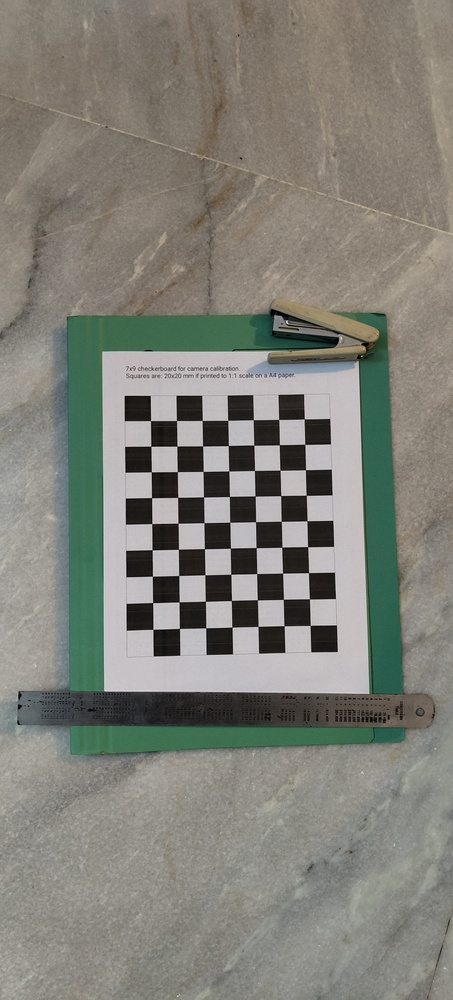
#> input picture Q1/images/1.jpg, 453 x 1000 px, shrunk from 1856 x 4096 before the run; its folder holds only this picture in this run
$ python main.py
#> lines starting #> are read from the running program, lines starting #| are printed output that depends on the picture; after the words box and inside, x2 and y2 are one past the last pixel; in counts of white or black regions, pixels touching at a corner belong together; long printed decimals are rounded
import cv2
import numpy as np
import os
import glob
import csv
from matplotlib import pyplot as plt

# Specify the pattern
CHECKERBOARD = (9, 7) # The pattern has 9 corners per column and 7 corners per row

# Store the world 3D coordinates of corners
objp = np.zeros((1, CHECKERBOARD[0] * CHECKERBOARD[1], 3), np.float32)
objp[0,:,:2] = np.mgrid[0:CHECKERBOARD[0], 0:CHECKERBOARD[1]].T.reshape(-1, 2)

# Get the path to all the images
image_paths = glob.glob('./images/*.jpg')

# Create arrays to store the 3D world coordinate points and the camera coordinate points
objpoints = []
imgpoints = []
images_with_corners = []    # An array to store the images in which OpenCV was able to detect the corners
images = []                 # An array to store the images which are later used for removing the distortion

# Iterate over all the images and store the corner coordinates for them
for fname in image_paths:

    # Read the image
    img = cv2.imread(fname)
#> img is the input picture: shape (1000, 453, 3); mean B, G, R 120.5, 128.9, 129.3

    # Convert to greyscale
    gray = cv2.cvtColor(img, cv2.COLOR_BGR2GRAY)
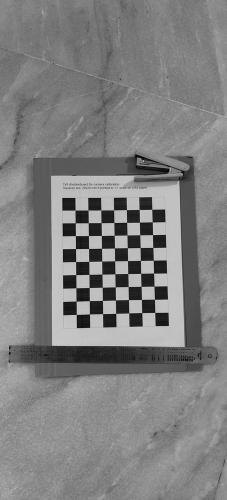
#> gray: shape (1000, 453) (shown at 1/2 size); min 0, max 223, mean 128.1

    # Try to extract out the corners in the image
    ret, corners = cv2.findChessboardCorners(gray, CHECKERBOARD, cv2.CALIB_CB_ADAPTIVE_THRESH + cv2.CALIB_CB_FAST_CHECK + cv2.CALIB_CB_NORMALIZE_IMAGE)
#> ret = True; corners = 63 rows, first 8: [304.2, 418.9], [304.8, 444.3], [305.5, 469.7], [306.3, 495.3], [306.9, 520.8], [307.6, 546.6], [308.6, 572.6], [309.5, 598.9]

    # Check if the code was able to find the corners
    if ret == True:

        # Refine the estimate of corners
        criteria = (cv2.TERM_CRITERIA_EPS + cv2.TERM_CRITERIA_MAX_ITER, 30, 0.001)  # Run for maximum 30 iterations and stop if the changes is less than or equal to 0.001
        corners_refined = cv2.cornerSubPix(gray, corners, (11, 11), (-1,-1), criteria)
#> corners_refined = 63 rows, first 8: [304.3, 418.9], [304.8, 444.3], [305.5, 469.7], [306.2, 495.3], [307, 520.8], [307.6, 546.6], [308.5, 572.6], [309.4, 598.9]

        # Store the refined corners and the world coordinates
        imgpoints.append(corners_refined)
        objpoints.append(objp)
        images_with_corners.append(fname)
        images.append(img)

        # Draw and display the corners
        img = cv2.drawChessboardCorners(img, CHECKERBOARD, corners_refined, ret)
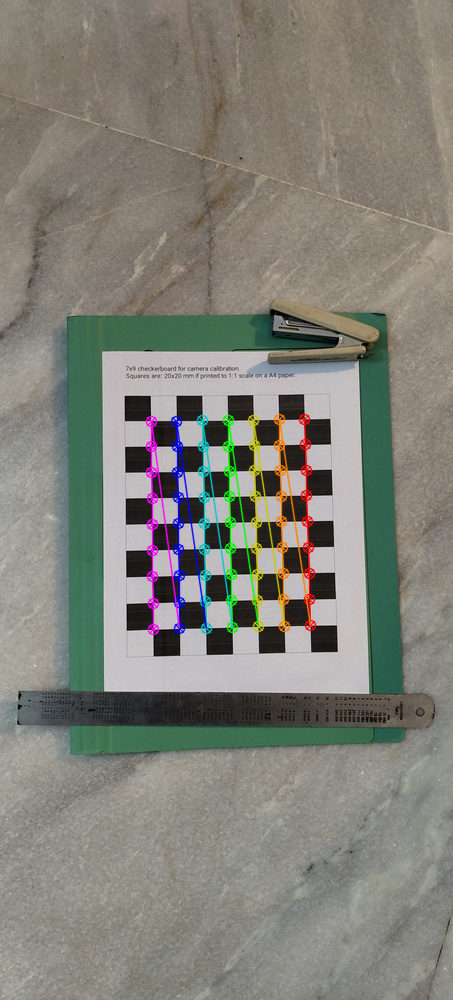
#> img: shape (1000, 453, 3); 2.8% of pixels changed, all inside (x1, y1, x2, y2) = (145, 413, 317, 636)

    # Save the image
    corner_path = fname.replace("images", "corners")
    cv2.imwrite(corner_path, img)

# Perform camera calibration
error, int_mtx, dist, rvecs, tvecs = cv2.calibrateCamera(objpoints, imgpoints, gray.shape[::-1], None, None)
#> error = 0.112; int_mtx = [[798.2, 0, 224.7], [0, 795.5, 468.2], [0, 0, 1]]; dist = [[0.511, -10.59, -0.0101, 0.000685, 109.2]]; rvecs = ([-0.114, 0.0173, 1.55],); tvecs = ([3.11, -1.93, 31.46],)

# Extract the intrinsic parameters out of the intrinsic matrix
fx = int_mtx[0][0]
#> fx = 798.2
fy = int_mtx[1][1]
#> fy = 795.5
skew = int_mtx[0][1]
#> skew = 0
cx = int_mtx[0][2]
#> cx = 224.7
cy = int_mtx[1][2]
#> cy = 468.2

print("Estimated fx and fy focal lengths:", fx, fy)
#| Estimated fx and fy focal lengths: 798.205 795.451
print("Estimated skew (OpenCV does NOT estimate the skew. It assumes it to be zero):", skew)
#| Estimated skew (OpenCV does NOT estimate the skew. It assumes it to be zero): 0.0
print("Estimated optical center coordinates:", cx, cy)
#| Estimated optical center coordinates: 224.711 468.248
print("Estimated error:", error)
#| Estimated error: 0.1119
print("============================================")

print("The extrinsic parameters for all the images:")

# Dump the extrinsic parameters to a CSV file
with open("extrinsics.csv", 'w', newline='') as csvfile:
    fieldnames = ['Image name', 'Rotation angle', 'Rotation axis', 'Translation vector']
    writer = csv.DictWriter(csvfile, fieldnames=fieldnames)
    writer.writeheader()
    for i in range(len(rvecs)):
        image_name = images_with_corners[i]
        translation = tvecs[i]
        rotation = rvecs[i]
        rotation_angle = np.linalg.norm(rotation)
        rotation_axis = rotation / rotation_angle
        print(f"{image_name}: Rotation angle->{rotation_angle} Rotation axis->{rotation_axis.reshape(-1)} Translation->{translation.reshape(-1)}")

        row = {'Image name': image_name,
               'Rotation angle': rotation_angle,
               'Rotation axis': rotation_axis.reshape(-1),
               'Translation vector': translation.reshape(-1),
              }
        writer.writerow(row)
#> this loop made 1 pass
#> (image_name, translation, rotation, rotation_angle, rotation_axis) on pass 1: ('./images/1.jpg', [3.11, -1.93, 31.46], [-0.114, 0.0173, 1.55], 1.56, [-0.0732, 0.0111, 0.997])
#> (printed output is left out)
print("============================================")

print("Estimated Distortion coefficients:", dist.reshape(-1))
#| Estimated Distortion coefficients: [ 5.11457145e-01 -1.05909878e+01 -1.01012451e-02  6.85063568e-04
#|   1.09243865e+02]

for fname in images_with_corners:
    # Read the image
    img = cv2.imread(fname)
    h, w = img.shape[:2]
    # Refine the camera matrix
    newcameramtx, _ = cv2.getOptimalNewCameraMatrix(int_mtx, dist, (w,h), 0, (w,h))
#> newcameramtx = [[11093.2, 0, 226.3], [0, 8101.3, 609.2], [0, 0, 1]]

    # Undistort and save the image
    dst = cv2.undistort(img, int_mtx, dist, None, newcameramtx)
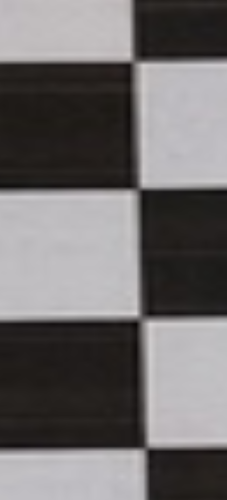
#> dst: shape (1000, 453, 3) (shown at 1/2 size); mean B, G, R 108.3, 108, 111.1
    output_image_name = fname.replace("images", "undistorted")
    cv2.imwrite(output_image_name, dst)
print("============================================")

reproj_errors = []  # An array to hold the reprojection error values
image_names = []    # An array to hold the names of the images for which the reprojection error is computed
reproj_corners = [] # An array to hold the reprojected image coordinates

# Compute the errors
for i in range(len(objpoints)):
    projected_points, _ = cv2.projectPoints(objpoints[i], rvecs[i], tvecs[i], int_mtx, dist)
    error = cv2.norm(imgpoints[i], projected_points, cv2.NORM_L2) / len(projected_points)
    reproj_corners.append(projected_points)
    reproj_errors.append(error)
    image_names.append(images_with_corners[i].split('/')[-1].split('.')[0])
#> this loop made 1 pass
#> error on pass 1: 0.0141
#> after the loop, image_names = ['1']; reproj_corners = 1 item; reproj_errors = [0.0141]
reproj_errors = np.array(reproj_errors)

# Find and print the mean and the standard deviation
mean_error = np.mean(reproj_errors)
#> mean_error = 0.0141
std_dev_error = np.std(reproj_errors)
#> std_dev_error = 0
print("Mean reprojection error:", mean_error)
#| Mean reprojection error: 0.01409
print("Standard deviation of reprojection error:", std_dev_error)
#| Standard deviation of reprojection error: 0.0

# Create the bar graph for the errors
plt.bar(image_names, reproj_errors)
plt.xlabel("Image names")
plt.ylabel("Re-projection Error")
plt.title("Re-projection error for various images")
plt.gcf().set_figwidth(10)
plt.savefig("error.png")
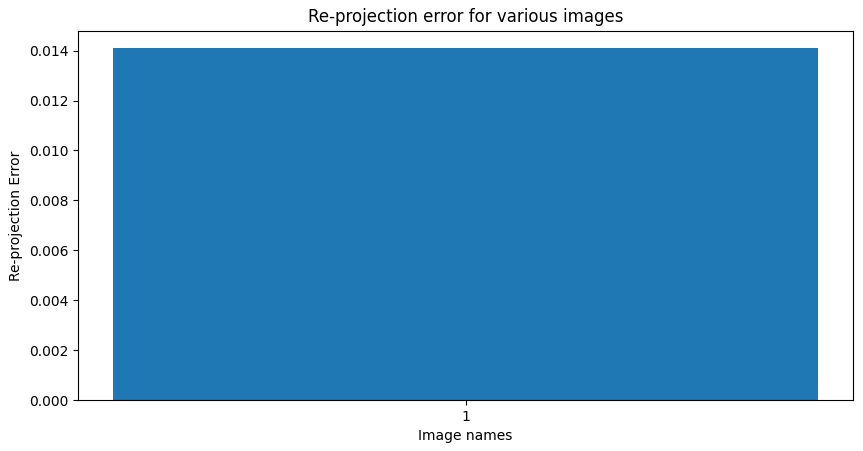
#> figure drawn by matplotlib, 1 panel
print("============================================")

for img, corners, reproj_corners, fname in zip(images, imgpoints, reproj_corners, images_with_corners):
    reproj_name = fname.replace("images", "reproj")
    img = cv2.drawChessboardCorners(img, CHECKERBOARD, corners, True)
    img = cv2.drawChessboardCorners(img, CHECKERBOARD, reproj_corners, True)
    cv2.imwrite(reproj_name, img)
#> this loop made 1 pass
#> (fname, reproj_name) on pass 1: ('./images/1.jpg', './reproj/1.jpg')
#> pass 1, `img = cv2.drawChessboardCorners(img, CHECKERBOARD, reproj_corners, True)`:
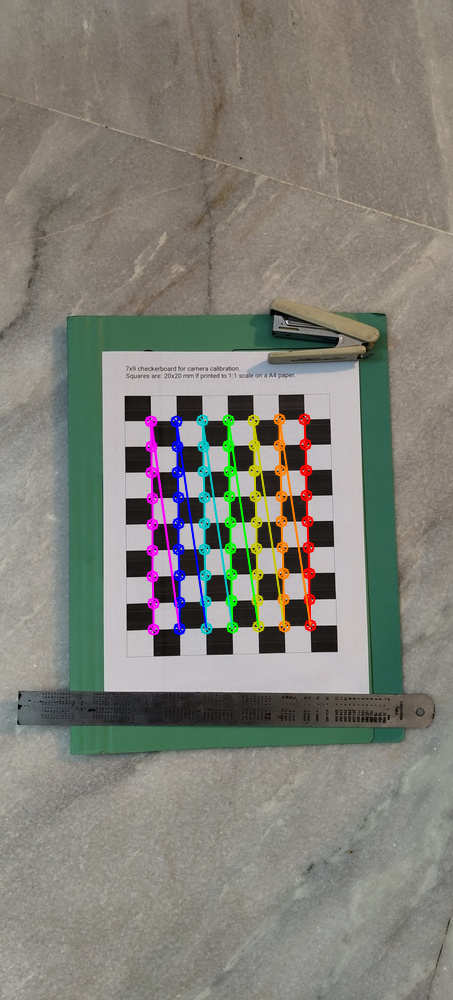
#> img: shape (1000, 453, 3); mean B, G, R 120.5, 129, 129.7

$ run again, on Q1/images/13.jpg
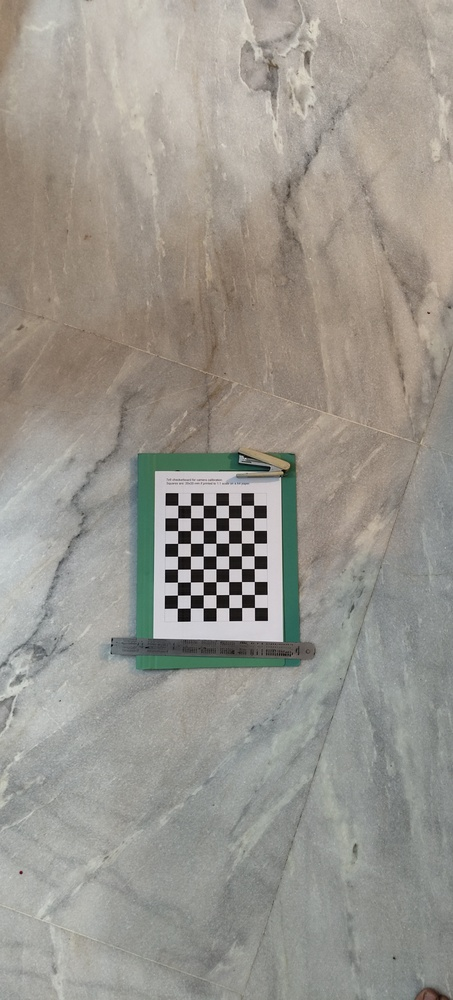
#> input picture Q1/images/13.jpg, 453 x 1000 px, shrunk from 1856 x 4096 before the run
#> img is the input picture: shape (1000, 453, 3); mean B, G, R 142.2, 149.9, 153.5
#> ret = True; corners = 63 rows, first 8: [253.6, 505.2], [253.7, 517.7], [253.8, 530.4], [253.9, 543.2], [254.1, 555.7], [254.2, 568.6], [254.3, 581.5], [254.4, 594.5]
#> corners_refined = 63 rows, first 8: [253.5, 505.2], [253.6, 517.7], [253.6, 530.4], [253.8, 543.2], [254.1, 555.7], [254.2, 568.6], [254.3, 581.5], [254.4, 594.5]
#> `error, int_mtx, dist, rvecs, tvecs = cv2.calibrateCamera(objpoints, im..`: error = 0.703; int_mtx = [[366.7, 0, 218.8], [0, 364.3, 523.2], [0, 0, 1]]; dist = [[1.46, -37.9, 0.00864, -0.00404, 313.9]]; rvecs = ([-0.0521, 0.0144, 1.57],); tvecs = ([2.76, -1.42, 29.5],)
#> fx = 366.7
#> fy = 364.3
#> skew = 0
#> cx = 218.8
#> cy = 523.2
#| Estimated fx and fy focal lengths: 366.687 364.330
#| Estimated skew (OpenCV does NOT estimate the skew. It assumes it to be zero): 0.0
#| Estimated optical center coordinates: 218.806 523.247
#| Estimated error: 0.7028
#> the loop `for i in range(len(rvecs)):` made 1 pass
#> (image_name, translation, rotation, rotation_angle, rotation_axis) on pass 1: ('./images/13.jpg', [2.76, -1.42, 29.5], [-0.0521, 0.0144, 1.57], 1.57, [-0.0332, 0.00919, 0.999])
#> (printed output is left out)
#| Estimated Distortion coefficients: [ 1.46278338e+00 -3.78977538e+01  8.64029035e-03 -4.03994432e-03
#|   3.13932851e+02]
#> newcameramtx = [[1559055.7, 0, 221], [0, 1266383.8, 423.4], [0, 0, 1]]
#> the loop `for i in range(len(objpoints)):` made 1 pass
#> error on pass 1: 0.0885
#> after the loop `for i in range(len(objpoints)):`: image_names = ['13']; reproj_corners = 1 item; reproj_errors = [0.0885]
#> mean_error = 0.0885
#> std_dev_error = 0
#| Mean reprojection error: 0.08855
#| Standard deviation of reprojection error: 0.0
#> `plt.savefig("error.png")`:
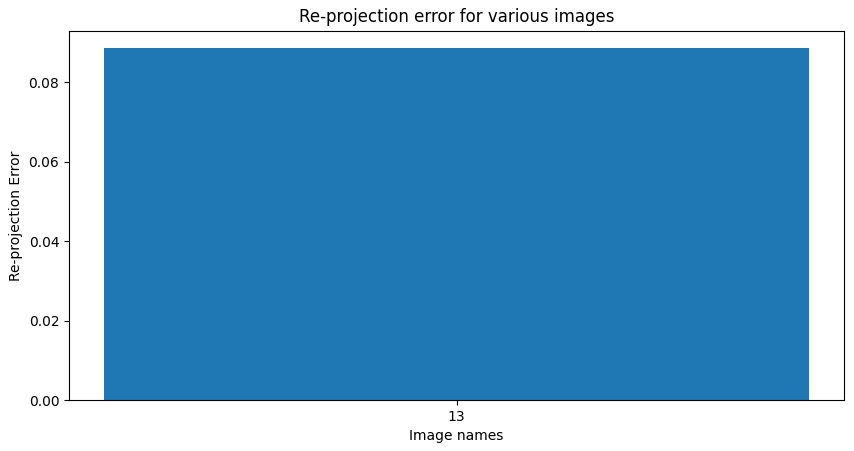
#> figure drawn by matplotlib, 1 panel
#> the loop `for img, corners, reproj_corners, fname in zip(images, imgpoints, repr..` made 1 pass
#> (fname, reproj_name) on pass 1: ('./images/13.jpg', './reproj/13.jpg')
#> pass 1, `img = cv2.drawChessboardCorners(img, CHECKERBOARD, reproj_corners, True)`:
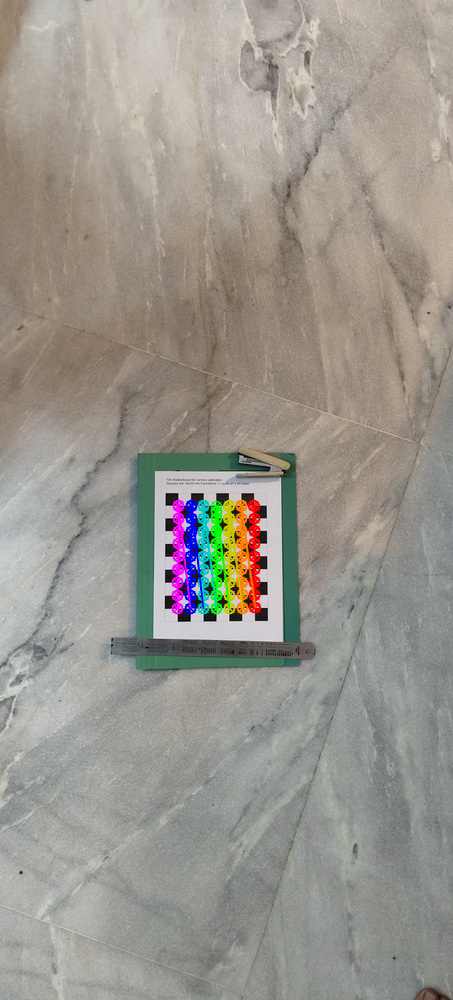
#> img: shape (1000, 453, 3); mean B, G, R 142, 149.9, 153.8

$ run again, on Q1/images/14.jpg
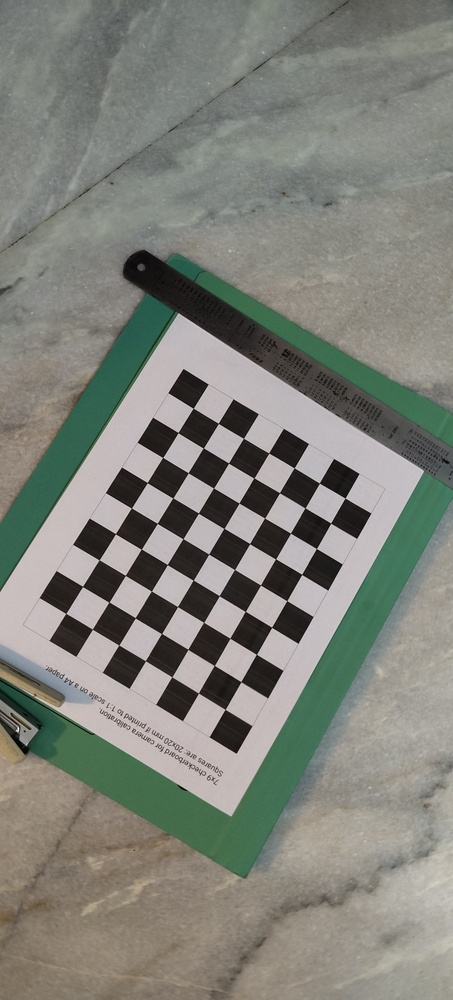
#> input picture Q1/images/14.jpg, 453 x 1000 px, shrunk from 1856 x 4096 before the run
#> img is the input picture: shape (1000, 453, 3); mean B, G, R 122.1, 130, 128.5
#> ret = True; corners = 63 rows, first 8: [345, 498], [330.6, 523.2], [316.4, 548.5], [301.7, 574.4], [286.8, 600.6], [271.6, 627.3], [256.4, 654.3], [240.9, 681.6]
#> corners_refined = 63 rows, first 8: [345, 498.1], [330.6, 523.2], [316.4, 548.5], [301.7, 574.4], [286.7, 600.6], [271.6, 627.3], [256.4, 654.3], [240.8, 681.7]
#> `error, int_mtx, dist, rvecs, tvecs = cv2.calibrateCamera(objpoints, im..`: error = 0.139; int_mtx = [[410.1, 0, 209.7], [0, 409.3, 521.6], [0, 0, 1]]; dist = [[0.111, -0.714, 0.00192, -0.00142, 1.78]]; rvecs = ([-0.0783, 0.0662, 2.11],); tvecs = ([4.59, -0.807, 13.96],)
#> fx = 410.1
#> fy = 409.3
#> skew = 0
#> cx = 209.7
#> cy = 521.6
#| Estimated fx and fy focal lengths: 410.102 409.280
#| Estimated skew (OpenCV does NOT estimate the skew. It assumes it to be zero): 0.0
#| Estimated optical center coordinates: 209.697 521.633
#| Estimated error: 0.1387
#> the loop `for i in range(len(rvecs)):` made 1 pass
#> (image_name, translation, rotation, rotation_angle, rotation_axis) on pass 1: ('./images/14.jpg', [4.59, -0.807, 13.96], [-0.0783, 0.0662, 2.11], 2.11, [-0.0371, 0.0314, 0.999])
#> (printed output is left out)
#| Estimated Distortion coefficients: [ 1.10699655e-01 -7.13777602e-01  1.91796435e-03 -1.42132081e-03
#|   1.77854685e+00]
#> newcameramtx = [[4595.2, 0, 223.4], [0, 3926.1, 420.5], [0, 0, 1]]
#> the loop `for i in range(len(objpoints)):` made 1 pass
#> error on pass 1: 0.0175
#> after the loop `for i in range(len(objpoints)):`: image_names = ['14']; reproj_corners = 1 item; reproj_errors = [0.0175]
#> mean_error = 0.0175
#> std_dev_error = 0
#| Mean reprojection error: 0.01747
#| Standard deviation of reprojection error: 0.0
#> `plt.savefig("error.png")`:
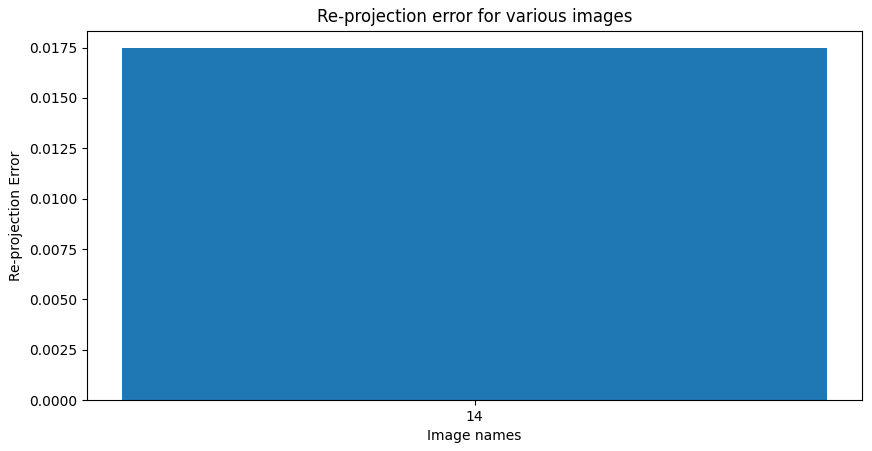
#> figure drawn by matplotlib, 1 panel
#> the loop `for img, corners, reproj_corners, fname in zip(images, imgpoints, repr..` made 1 pass
#> (fname, reproj_name) on pass 1: ('./images/14.jpg', './reproj/14.jpg')
#> pass 1, `img = cv2.drawChessboardCorners(img, CHECKERBOARD, reproj_corners, True)`:
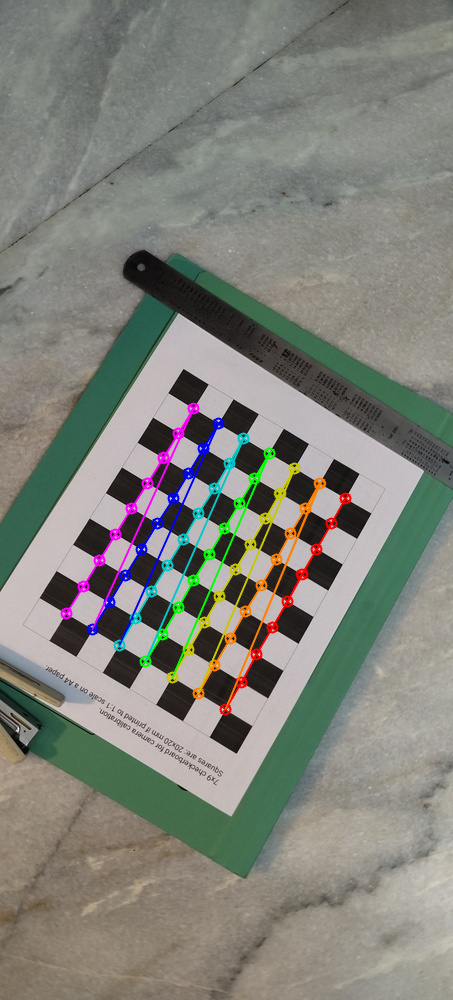
#> img: shape (1000, 453, 3); mean B, G, R 122.1, 130.3, 129
